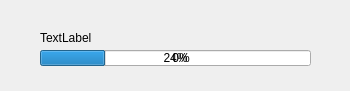
<?xml version="1.0" encoding="UTF-8"?>
<ui version="4.0">
 <class>LoadingForm</class>
 <widget class="QWidget" name="LoadingForm">
  <property name="geometry">
   <rect>
    <x>0</x>
    <y>0</y>
    <width>350</width>
    <height>91</height>
   </rect>
  </property>
  <property name="windowTitle">
   <string>Loading Files...</string>
  </property>
  <widget class="QProgressBar" name="LoadProgressBar">
   <property name="geometry">
    <rect>
     <x>40</x>
     <y>50</y>
     <width>271</width>
     <height>16</height>
    </rect>
   </property>
   <property name="value">
    <number>24</number>
   </property>
  </widget>
  <widget class="QLabel" name="FileNameLabel">
   <property name="geometry">
    <rect>
     <x>40</x>
     <y>30</y>
     <width>62</width>
     <height>16</height>
    </rect>
   </property>
   <property name="text">
    <string>TextLabel</string>
   </property>
  </widget>
  <widget class="QLabel" name="LoadPercentLabel">
   <property name="geometry">
    <rect>
     <x>150</x>
     <y>50</y>
     <width>62</width>
     <height>16</height>
    </rect>
   </property>
   <property name="text">
    <string>0%</string>
   </property>
   <property name="alignment">
    <set>Qt::AlignCenter</set>
   </property>
  </widget>
 </widget>
 <resources/>
    <resources>
        <include location="LoadFileProcess.qrc"/>
    </resources>
 <connections/>
</ui>
